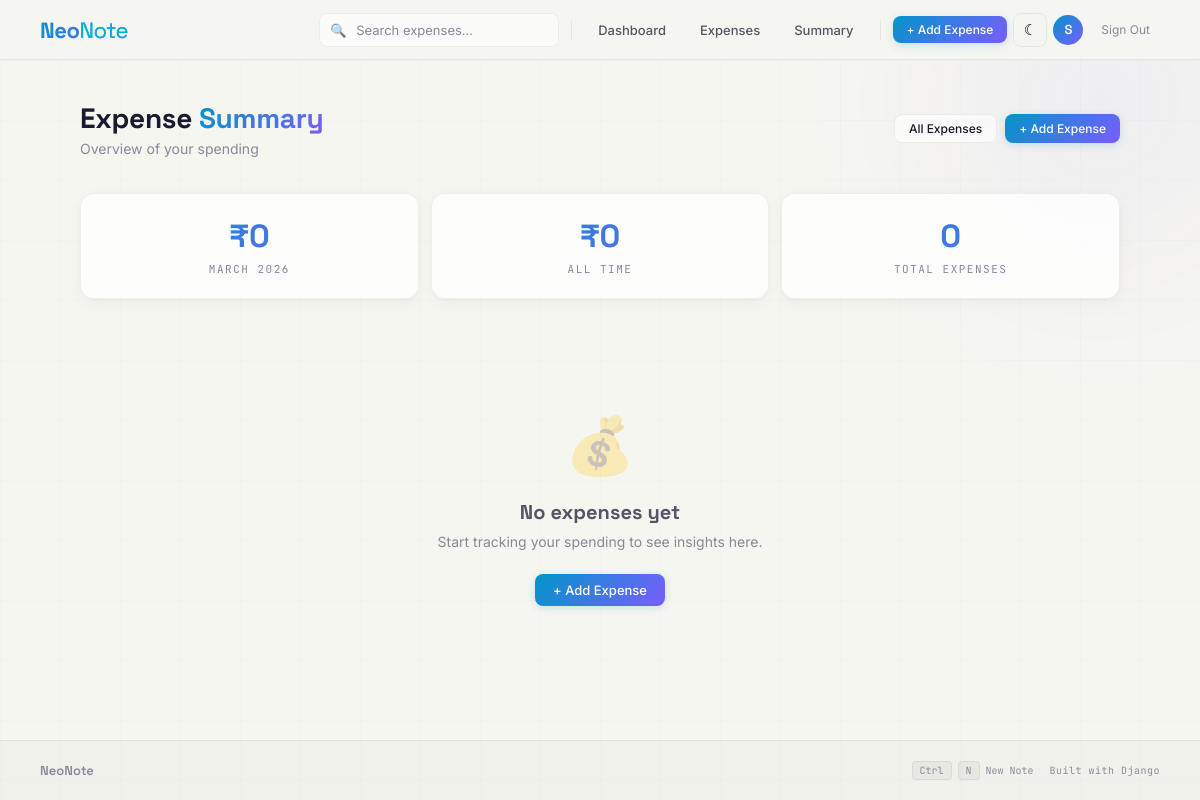
The page /expenses/summary/ (signed in) on the database as committed earlier.
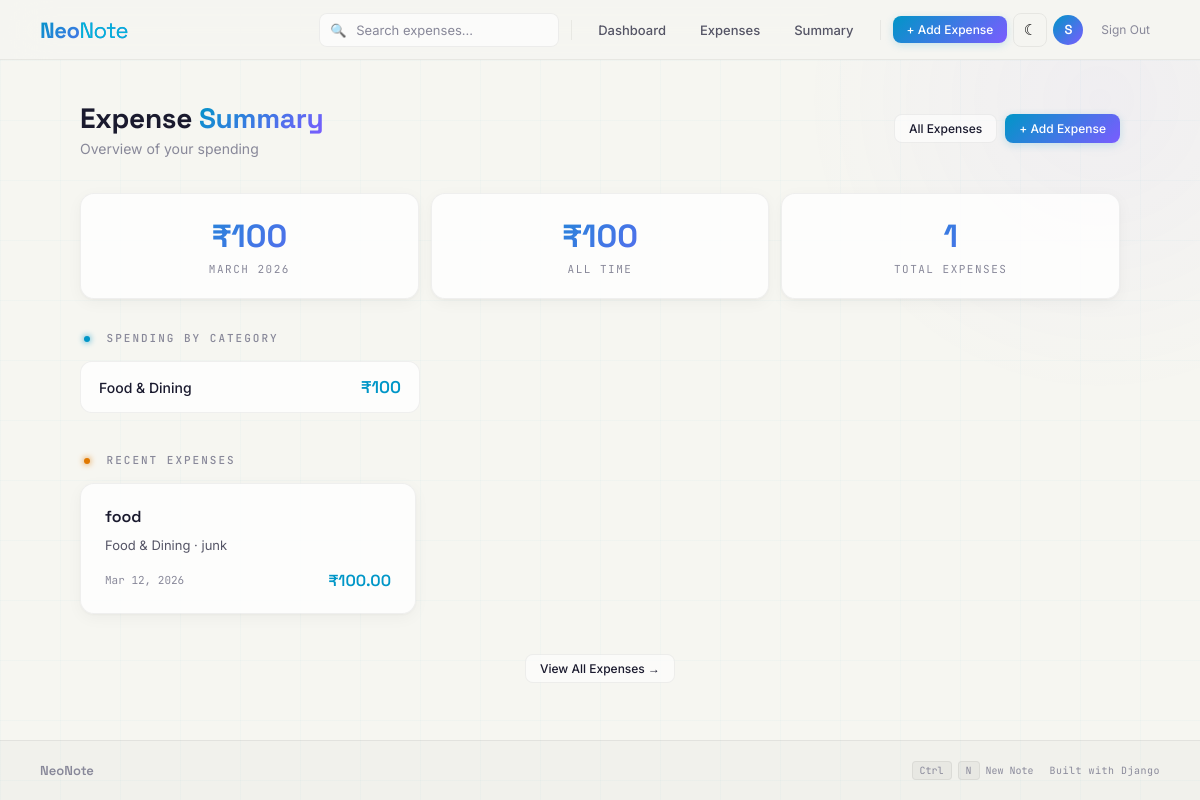
The same page on the database as committed later.
### expenses/models.py (models this page shows, shortened)
class Expense(models.Model):
    CATEGORY_CHOICES = [
        ('food', 'Food & Dining'),
        ('transport', 'Transport'),
        ('shopping', 'Shopping'),
        ('bills', 'Bills & Utilities'),
        ('entertainment', 'Entertainment'),
        ('health', 'Health'),
        ('education', 'Education'),
        ('other', 'Other'),
    ]
    RECURRENCE_CHOICES = [
        ('none', 'One-time'),
        ('daily', 'Daily'),
        ('weekly', 'Weekly'),
        ('monthly', 'Monthly'),
        ('yearly', 'Yearly'),
    ]
    user = models.ForeignKey(User, on_delete=models.CASCADE)
    title = models.CharField(max_length=200)
    amount = models.DecimalField(max_digits=10, decimal_places=2)
    category = models.CharField(max_length=20, choices=CATEGORY_CHOICES, default='other')
    date = models.DateField()
    note = models.TextField(blank=True)
    recurrence = models.CharField(max_length=10, choices=RECURRENCE_CHOICES, default='none')
    is_recurring_parent = models.BooleanField(default=False)
    parent_expense = models.ForeignKey('self', null=True, blank=True, on_delete=models.SET_NULL, related_name='recurring_children')
    next_due_date = models.DateField(null=True, blank=True)
    created_at = models.DateTimeField(auto_now_add=True)
    class Meta:
        ordering = ['-date', '-created_at']

### expenses/views.py (the view)
# urls.py: path('summary/', views.expense_summary, name='expense_summary'),
@login_required
def expense_summary(request):
    expenses = Expense.objects.filter(user=request.user)
    today = date.today()
    this_month = expenses.filter(date__year=today.year, date__month=today.month)
    monthly_total = this_month.aggregate(total=Sum('amount'))['total'] or 0
    overall_total = expenses.aggregate(total=Sum('amount'))['total'] or 0
    category_totals = {}
    for cat_key, cat_label in Expense.CATEGORY_CHOICES:
        cat_sum = expenses.filter(category=cat_key).aggregate(total=Sum('amount'))['total'] or 0
        if cat_sum > 0:
            category_totals[cat_label] = cat_sum
    recent = expenses[:5]
    return render(request, 'expenses/expense_summary.html', {
        'monthly_total': monthly_total,
        'overall_total': overall_total,
        'category_totals': category_totals,
        'total_count': expenses.count(),
        'recent': recent,
        'current_month': today.strftime('%B %Y'),
    })

### expenses/templates/expenses/expense_summary.html (shortened to what this page needs)
{% extends "expenses/base_expenses.html" %}
{% block content %}
<div class="animate-in">
    <div class="page-header">
        <div>
            <h1 class="page-title">Expense <span class="highlight">Summary</span></h1>
            <p class="page-subtitle">Overview of your spending</p>
        </div>
        <div class="header-actions">
            <a href="{% url 'expense_list' %}" class="btn btn-ghost btn-sm">All Expenses</a>
            <a href="{% url 'expense_create' %}" class="btn btn-primary btn-sm">+ Add Expense</a>
        </div>
    </div>
    <div class="stats-grid">
        <div class="stat-card">
            <div class="stat-number">&#8377;{{ monthly_total }}</div>
            <div class="stat-label">{{ current_month }}</div>
        </div>
        <div class="stat-card">
            <div class="stat-number">&#8377;{{ overall_total }}</div>
            <div class="stat-label">All Time</div>
        </div>
        <div class="stat-card">
            <div class="stat-number">{{ total_count }}</div>
            <div class="stat-label">Total Expenses</div>
        </div>
    </div>
    {% if category_totals %}
    <div class="section-label">
        <span class="dot dot-blue"></span> Spending by Category
    </div>
    <div class="cat-grid">
        {% for label, amount in category_totals.items %}
        <div class="cat-card">
            <span class="cat-card-label">{{ label }}</span>
            <span class="cat-card-amount">&#8377;{{ amount }}</span>
        </div>
        {% endfor %}
    </div>
    {% endif %}
    {% if recent %}
    <div class="section-label">
        <span class="dot dot-orange"></span> Recent Expenses
    </div>
    <div class="notes-grid">
        {% for expense in recent %}
        <div class="note-card tag-{% cycle 'blue' 'purple' 'cyan' 'pink' 'green' %}">
            <div class="note-card-header">
                <div class="note-card-title-row">
                    <h3 class="note-card-title">{{ expense.title }}</h3>
                </div>
            </div>
            <p class="note-card-body" style="-webkit-line-clamp: 2;">
                {{ expense.get_category_display }}{% if expense.note %} &middot; {{ expense.note|truncatewords:10 }}{% endif %}
            </p>
            <div class="note-card-meta">
                <div class="note-card-info">
                    <span class="note-card-date">{{ expense.date|date:"M d, Y" }}</span>
                </div>
                <span class="expense-card-amount">&#8377;{{ expense.amount }}</span>
            </div>
        </div>
        {% endfor %}
    </div>
    <div class="center-link">
        <a href="{% url 'expense_list' %}" class="btn btn-ghost btn-sm">View All Expenses &rarr;</a>
    </div>
    {% else %}
    <div class="empty-state">
        <div class="empty-state-icon">&#128176;</div>
        <h2>No expenses yet</h2>
        <p>Start tracking your spending to see insights here.</p>
        <a href="{% url 'expense_create' %}" class="btn btn-primary">+ Add Expense</a>
    </div>
    {% endif %}
</div>
{% endblock %}

Rows that differ between the two databases and show on the page:
added Expense: title "food", category "Food & Dining", note "junk", date "Mar 12, 2026", amount "100.00"
Other text that changed with them:
{{ monthly_total }}: "0" → "100"
{{ overall_total }}: "0" → "100"
{{ total_count }}: "0" → "1"
text no longer shown: "💰 No expenses yet Start tracking your spending to see insights here. + Add Expense"
text now shown: "SPENDING BY CATEGORY RECENT EXPENSES View All Expenses →"
new list line: "Food & Dining ₹ 100"
